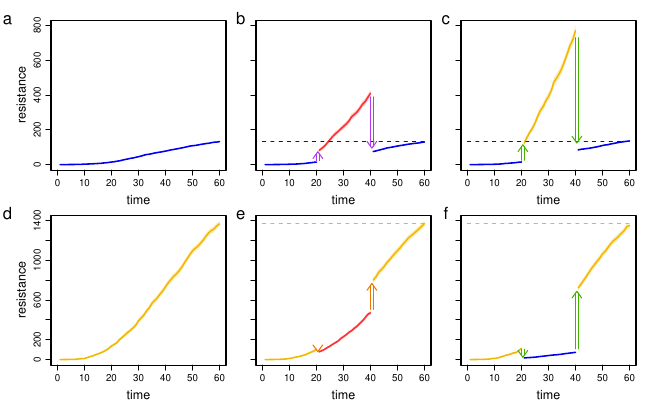

Reproduce this figure in R.
# Packages-----
## Download and install the package
#install.packages("igraph")
## Load package
library(igraph)
library(tidyverse)
library(cowplot)
library(gridExtra)
library(gridGraphics)
library(readxl)
library(scales)
library(ggpubr)
library(rstatix)  
library(ggpmisc)
theme_set(theme_cowplot())
citation(package = "igraph")

# Colors ---------
red_Ec_color <- rgb(255, 48, 48, maxColorValue = 255)
blue_Kp_color <- rgb(0, 0, 238, maxColorValue = 255)
yellow_Se_color <- rgb(242, 184, 0, maxColorValue = 255)
purple_Ec.Kp_color <- rgb(178, 58, 238, maxColorValue = 255)
orange_Ec.Se_color <- rgb(238, 118, 0, maxColorValue = 255)
green_Se.Kp_color <- rgb(70, 178, 0, maxColorValue = 255)
pie_color <- rgb(169, 169, 169, maxColorValue = 255)
pie_arrow <- rgb(226, 210, 195, maxColorValue = 255)

# Evolutionary simulations -----------
simulation_data_load <- function(filename, reference_filename){
  df_all_only <- read.csv(filename)
  df_ref <- read.csv(reference_filename)
  df_ref <- df_ref %>%
    select(-Shorthand, - fit.1, -fit.2, -outlier, -fit.log) %>%
    rename(Species_order = Species)
  df_only <- left_join(df_all_only, df_ref)
  df_only <- df_only %>%
    select(-X, -Resistance) %>%
    rename(Resistance = fit_average) %>%
    group_by(Treatment_ID, Cumulative_time, Species_time, Species_order) %>%
    summarise(N = n(),
              Resistance.mean = mean(Resistance), 
              Resistance.sd = sd(Resistance),
              Resistance.se = Resistance.sd/sqrt(N))
  return(df_only)
}
simulation_plot <- function(df,
                            x.main.label,
                            global.cex,
                            y.main.label,
                            focal_color,
                            x_max,
                            y_max) {
  
  plot((0:x_max), seq(0, y_max, y_max/x_max), type="n", xlab='', ylab='', frame.plot=T, axes = F)  
  mtext(side=1, line=1.5, text =x.main.label, col='black', cex=global.cex)
  mtext(side=2, line=1.5, text =y.main.label, col='black',  cex=global.cex)
  axis(2, cex.axis=tick.cex, padj = 1.1, tck=-(0.05/d_square_h_in), lwd = 0, lwd.ticks = 1)
  axis(1, cex.axis=tick.cex, padj = -1.5, tck=-(0.05/d_square_h_in), lwd = 0, lwd.ticks = 1)
  
  polygon(x = c(df$Cumulative_time,rev(df$Cumulative_time)), y = c(df$Resistance.mean-df$Resistance.se, rev(df$Resistance.mean+df$Resistance.se)), col=adjustcolor(focal_color,alpha.f = 0.25), border=NA)
  lines(df$Cumulative_time, df$Resistance.mean, col = focal_color, lwd = 1.5)
}

simulation_plot_split <- function(df,
                                  df.mean,
                                  x.main.label,
                                  global.cex,
                                  y.main.label,
                                  combine_color,
                                  focal_color,
                                  transient_color,
                                  x_max,
                                  y_max,
                                  arrow_proportion, 
                                  line_proportion_multiplier,
                                  buffer_proportion) {

df_early <- df %>% filter(Cumulative_time <= 20)
df_late <- df %>% filter(Cumulative_time > 40)
df_middle <- df %>% filter(Cumulative_time <= 40 & Cumulative_time > 20)
plot((0:x_max), seq(0, y_max, y_max/x_max), type="n", xlab='', ylab='', frame.plot=T, axes = F)
axis(2, labels = FALSE, cex.axis=tick.cex, padj = -1.5, tck=-(0.05/d_square_h_in), lwd = 0, lwd.ticks = 1)
axis(1, cex.axis=tick.cex, padj = -1.5, tck=-(0.05/d_square_h_in), lwd = 0, lwd.ticks = 1)
mtext(side=1, line=1.5, text =x.main.label, col='black', cex=global.cex)
mtext(side=2, line=1.5, text =y.main.label, col='black',  cex=global.cex)
y_arrow_length = y_max/arrow_proportion
x_arrow_length = x_max/arrow_proportion
line_proportion = arrow_proportion*line_proportion_multiplier
y_distance_from_arrowpoint = y_max/line_proportion
x_distance_from_arrowpoint = x_max/line_proportion
hgt_times = c(20, 40)
polygon(x = c(df_early$Cumulative_time,rev(df_early$Cumulative_time)), y = c(df_early$Resistance.mean-df_early$Resistance.se, rev(df_early$Resistance.mean+df_early$Resistance.se)), col=adjustcolor(focal_color,alpha.f = 0.25), border=NA)
lines(df_early$Cumulative_time, df_early$Resistance.mean, col = focal_color, lwd = 1.5)
polygon(x = c(df_middle$Cumulative_time,rev(df_middle$Cumulative_time)), y = c(df_middle$Resistance.mean-df_middle$Resistance.se, rev(df_middle$Resistance.mean+df_middle$Resistance.se)), col=adjustcolor(transient_color,alpha.f = 0.25), border=NA)
lines(df_middle$Cumulative_time, df_middle$Resistance.mean, col = transient_color, lwd = 1.5)
polygon(x = c(df_late$Cumulative_time,rev(df_late$Cumulative_time)), y = c(df_late$Resistance.mean-df_late$Resistance.se, rev(df_late$Resistance.mean+df_late$Resistance.se)), col=adjustcolor(focal_color,alpha.f = 0.25), border=NA)
lines(df_late$Cumulative_time, df_late$Resistance.mean, col = focal_color, lwd = 1.5)
df_mean <- df.mean %>% filter(Cumulative_time == x_max) %>% select(Resistance.mean)
arrows(x0 = 0, y0 = df_mean$Resistance.mean, x1 = x_max, y1 = df_mean$Resistance.mean, length = 0, col = focal_color, lty = 'dashed')

for (t in c(1:length(hgt_times))) { 
  distance_from_endpoint = y_max/buffer_proportion[t]
  if (df$Resistance.mean[df$Cumulative_time==hgt_times[t]]>df$Resistance.mean[df$Cumulative_time==hgt_times[t]+1])  {
    arrow_delta_x = x_arrow_length*cos(45)
    arrow_delta_y = y_arrow_length*sin(45)
    y0 = df$Resistance.mean[df$Cumulative_time==hgt_times[t]+1]+distance_from_endpoint
    arrows(x0 = hgt_times[t]+0.5, y0 = y0, x1 = hgt_times[t]+0.5+arrow_delta_x, y1 = y0+arrow_delta_y, length = 0, col = combine_color)
    arrows(x0 = hgt_times[t]+0.5, y0 = y0, x1 = hgt_times[t]+0.5-arrow_delta_x, y1 = y0+arrow_delta_y, length = 0, col = combine_color)
    line_delta_x = x_distance_from_arrowpoint*cos(45)
    line_delta_y = y_distance_from_arrowpoint*sin(45)
    y1 = df$Resistance.mean[df$Cumulative_time==hgt_times[t]]-distance_from_endpoint
    arrows(x0 = hgt_times[t]+0.5+line_delta_x, y0 = y0+line_delta_y, x1 = hgt_times[t]+0.5+line_delta_x, y1 = y1, length = 0, col = combine_color)
    arrows(x0 = hgt_times[t]+0.5-line_delta_x, y0 = y0+line_delta_y, x1 = hgt_times[t]+0.5-line_delta_x, y1 = y1, length = 0, col = combine_color)
  } else {
    arrow_delta_x = x_arrow_length*cos(45)
    arrow_delta_y = y_arrow_length*sin(45)
    y0 = df$Resistance.mean[df$Cumulative_time==hgt_times[t]+1]-distance_from_endpoint
    arrows(x0 = hgt_times[t]+0.5, y0 = y0, x1 = hgt_times[t]+0.5+arrow_delta_x, y1 = y0-arrow_delta_y, length = 0, col = combine_color)
    arrows(x0 = hgt_times[t]+0.5, y0 = y0, x1 = hgt_times[t]+0.5-arrow_delta_x, y1 = y0-arrow_delta_y, length = 0, col = combine_color)
    line_delta_x = x_distance_from_arrowpoint*cos(45)
    line_delta_y = y_distance_from_arrowpoint*sin(45)
    y1 = df$Resistance.mean[df$Cumulative_time==hgt_times[t]]+distance_from_endpoint
    arrows(x0 = hgt_times[t]+0.5+line_delta_x, y0 = y0-line_delta_y, x1 = hgt_times[t]+0.5+line_delta_x, y1 = y1, length = 0, col = combine_color)
    arrows(x0 = hgt_times[t]+0.5-line_delta_x, y0 = y0-line_delta_y, x1 = hgt_times[t]+0.5-line_delta_x, y1 = y1, length = 0, col = combine_color)
  }
}
}


# Arrange plot --------------
### SI Figure  --------------
matrix_layout <- as.matrix(read.csv('inputs/matrix.csv', header = F))
n.row = nrow(matrix_layout)
n.col = ncol(matrix_layout)
outer_margin = 0.01
tick_marks = 0.05
# columns
c1_left_margin = 0.45 + tick_marks
c1_right_margin = 0.25 
c2_left_margin = 0 + tick_marks
c2_right_margin = 0.25
c3_left_margin = 0 + tick_marks
c3_right_margin = 0.13
# rows
r5_top_margin = 0.2
r5_bottom_margin = 0.4 + tick_marks
r6_top_margin = 0
# b part dimensions
b_square_in = 1.25
b_left_margin = 0.6
b_right_margin = 1.93-0.6-1.25
# c part dimensions
c_square_h_in = 2
c_square_w_in = 1.75
# d part dimensions
d_square_h_in = 1.5
d_square_w_in = 1.75
c1 = c1_left_margin + c1_right_margin + c_square_w_in
c2 = c2_left_margin + c2_right_margin + c_square_w_in  # 2.05
c3 = c3_left_margin + c3_right_margin + c_square_w_in # 1.94
r5 = r5_bottom_margin + r5_top_margin + d_square_h_in  # 1.95
r6 = r5_bottom_margin + r6_top_margin + d_square_h_in
pdf.width = c1 + c2 + c3 + (outer_margin*2) # 6.5 max
pdf.height = r5 + r6 + (outer_margin*2) # 9.25 max
### Initiate  --------
pointsize = 12
globalpointsize = 9
tickpointsize = 7
pdf(file = 'SI_Fig2.pdf', width = pdf.width, height = pdf.height, pointsize = pointsize)
layout(matrix(matrix_layout, nrow = n.row, ncol = n.col),
       widths = c(lcm(c1*2.54),lcm(c2*2.54),lcm(c3*2.54)), 
       heights = c(lcm(r5*2.54),lcm(r6*2.54)))
par(omi=c(outer_margin,outer_margin,outer_margin,outer_margin)) # outer margins (b, l, t, r)
global.cex = globalpointsize / pointsize
tick.cex = tickpointsize / globalpointsize

### Panel A, B, C---------
Kp_sim_ymax = 800
par(mai=c(r5_bottom_margin,c1_left_margin,r5_top_margin,c1_right_margin), cex = global.cex)
df_Kp_only <- simulation_data_load(filename = "inputs/79.csv", reference_filename = "inputs/MIC_simulation_file_3barcodes.csv")
df_Kp_Ec <- simulation_data_load(filename = "inputs/80.csv", reference_filename = "inputs/MIC_simulation_file_3barcodes.csv")
df_Kp_Se <- simulation_data_load(filename = "inputs/81.csv", reference_filename = "inputs/MIC_simulation_file_3barcodes.csv")
simulation_plot(df = df_Kp_only, 
                x.main.label = 'time', 
                global.cex = global.cex, 
                y.main.label = "resistance", 
                focal_color = blue_Kp_color, 
                x_max = 60, 
                y_max = Kp_sim_ymax)
mtext("a", line = -0.5, side=3, at = -18.5)  
par(mai=c(r5_bottom_margin,c2_left_margin,r5_top_margin,c2_right_margin), cex = global.cex)
arrow_prop = 17.5
line_prop_mult = 4
buffer_prop = c(100, 40) # was 80
simulation_plot_split(df = df_Kp_Ec, 
                      df.mean = df_Kp_only,
                      x.main.label = 'time', 
                      global.cex = global.cex, 
                      y.main.label = "", 
                      combine_color = purple_Ec.Kp_color, 
                      focal_color = blue_Kp_color, 
                      transient_color = red_Ec_color, 
                      x_max = 60, 
                      y_max = Kp_sim_ymax,
                      arrow_proportion = arrow_prop,
                      line_proportion_multiplier = line_prop_mult,
                      buffer_proportion = buffer_prop)
mtext("b", line = -0.5, side=3, at = -8)  
par(mai=c(r5_bottom_margin,c3_left_margin,r5_top_margin,c3_right_margin), cex = global.cex)
buffer_prop = c(80, 20)
simulation_plot_split(df = df_Kp_Se, 
                      df.mean = df_Kp_only,
                      x.main.label = 'time', 
                      global.cex = global.cex, 
                      y.main.label = "", 
                      combine_color = green_Se.Kp_color, 
                      focal_color = blue_Kp_color, 
                      transient_color = yellow_Se_color, 
                      x_max = 60, 
                      y_max = Kp_sim_ymax,
                      arrow_proportion = arrow_prop,
                      line_proportion_multiplier = line_prop_mult,
                      buffer_proportion = buffer_prop)
mtext("c", line = -0.5, side=3, at = -8)  
### Panel D, E, F---------
Se_sim_ymax = 1400
par(mai=c(r5_bottom_margin,c1_left_margin,r6_top_margin,c1_right_margin), cex = global.cex)
df_Se_only <- simulation_data_load(filename = "inputs/82.csv", reference_filename = "inputs/MIC_simulation_file_3barcodes.csv")
df_Se_Ec <- simulation_data_load(filename = "inputs/83.csv", reference_filename = "inputs/MIC_simulation_file_3barcodes.csv")
df_Se_Kp <- simulation_data_load(filename = "inputs/84.csv", reference_filename = "inputs/MIC_simulation_file_3barcodes.csv")
simulation_plot(df = df_Se_only, 
                x.main.label = 'time', 
                global.cex = global.cex, 
                y.main.label = "resistance", 
                focal_color = yellow_Se_color, 
                x_max = 60, 
                y_max = Se_sim_ymax)
mtext("d", line = -0.5, side=3, at = -18.5)  
par(mai=c(r5_bottom_margin,c2_left_margin,r6_top_margin,c2_right_margin), cex = global.cex)
arrow_prop = 17.5
line_prop_mult = 4
buffer_prop = c(1000, 40) # was 80
simulation_plot_split(df = df_Se_Ec, 
                      df.mean = df_Se_only, 
                      x.main.label = 'time', 
                      global.cex = global.cex, 
                      y.main.label = "", 
                      combine_color = orange_Ec.Se_color, 
                      focal_color = yellow_Se_color, 
                      transient_color = red_Ec_color, 
                      x_max = 60, 
                      y_max = Se_sim_ymax,
                      arrow_proportion = arrow_prop,
                      line_proportion_multiplier = line_prop_mult,
                      buffer_proportion = buffer_prop)
mtext("e", line = -0.5, side=3, at = -8)  
par(mai=c(r5_bottom_margin,c3_left_margin,r6_top_margin,c3_right_margin), cex = global.cex)
buffer_prop = c(200, 40)
simulation_plot_split(df = df_Se_Kp, 
                      df.mean = df_Se_only,
                      x.main.label = 'time', 
                      global.cex = global.cex, 
                      y.main.label = "", 
                      combine_color = green_Se.Kp_color, 
                      focal_color = yellow_Se_color, 
                      transient_color = blue_Kp_color, 
                      x_max = 60, 
                      y_max = Se_sim_ymax,
                      arrow_proportion = arrow_prop,
                      line_proportion_multiplier = line_prop_mult,
                      buffer_proportion = buffer_prop)
mtext("f", line = -0.5, side=3, at = -8)  
dev.off()




